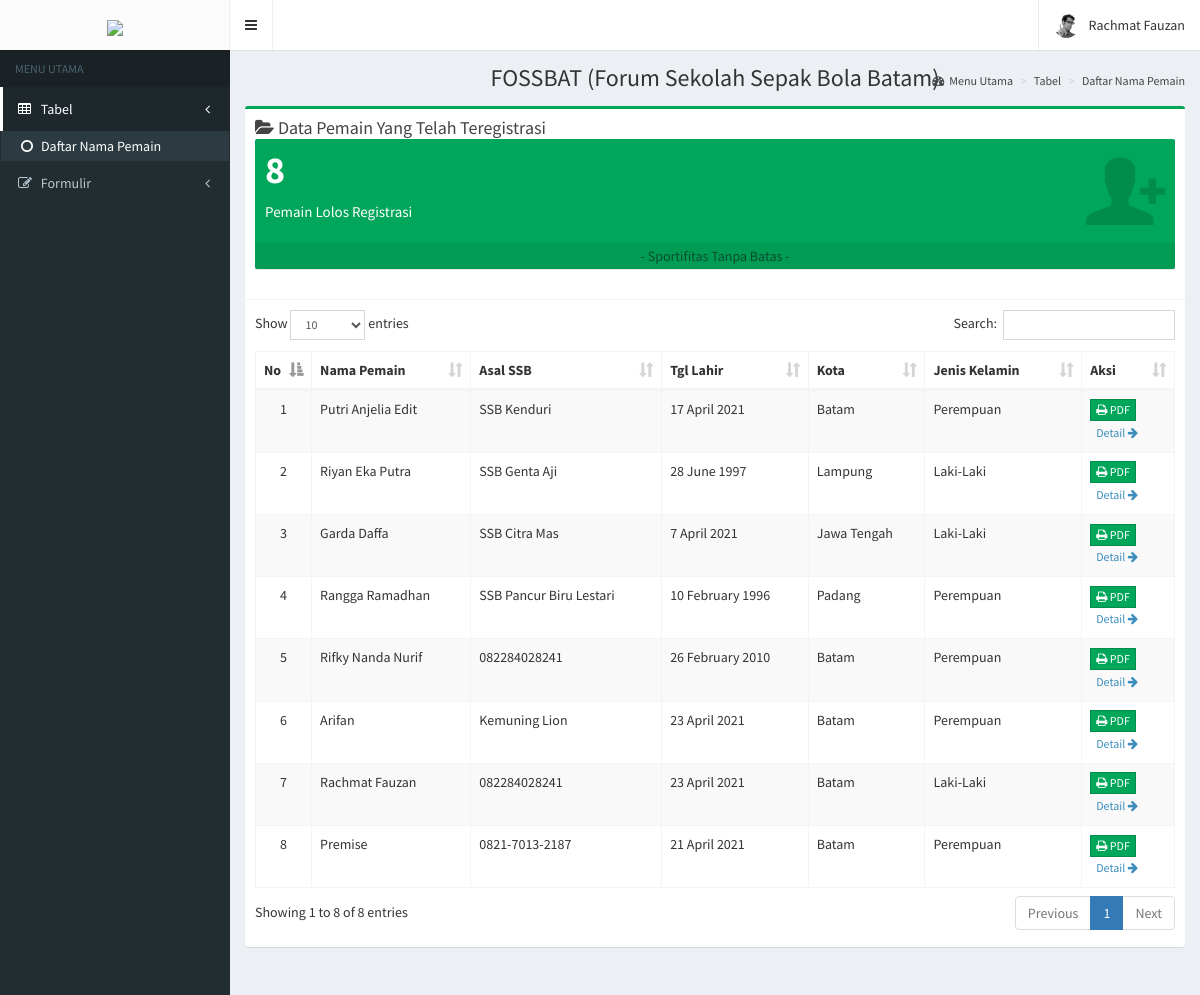
Screenshot of /admin/dashboard.php (signed in) with the database file from the repository.
### tables this page shows
CREATE TABLE `dt_pemain` (
  `id_pemain` int(11) NOT NULL,
  `nama_pemain` varchar(100) NOT NULL,
  `kota` varchar(250) NOT NULL,
  `tgl_lahir` date NOT NULL,
  `alamat` varchar(100) NOT NULL,
  `ssb_now` varchar(50) NOT NULL,
  `ayah` varchar(50) NOT NULL,
  `ibu` varchar(50) NOT NULL,
  `telphone` varchar(20) NOT NULL,
  `gambar` varchar(100) NOT NULL,
  `bb` varchar(15) NOT NULL,
  `tb` varchar(15) NOT NULL,
  `adm` varchar(100) NOT NULL,
  `gol_darah` varchar(10) NOT NULL,
  `jk` varchar(20) NOT NULL,
  `sd` varchar(30) NOT NULL,
  `smp` varchar(30) NOT NULL,
  `rw_akademi` text NOT NULL,
  `rw_prestasi` text NOT NULL
);

### admin/dashboard.php (the view, shortened to what this page needs)
<?php
require '../config/config.php';
$query = mysqli_query($conn, "SELECT * FROM dt_pemain ORDER BY id_pemain DESC");
$jumlahPemain = mysqli_num_rows($query);
?>
<!DOCTYPE html>
<html>
<head>
  <link rel="stylesheet" href="bower_components/bootstrap/dist/css/bootstrap.min.css">
  <link rel="stylesheet" href="bower_components/font-awesome/css/font-awesome.min.css">
  <link rel="stylesheet" href="bower_components/Ionicons/css/ionicons.min.css">
  <link rel="stylesheet" href="bower_components/datatables.net-bs/css/dataTables.bootstrap.min.css">
  <link rel="stylesheet" href="dist/css/AdminLTE.min.css">
  <link rel="stylesheet" href="dist/css/skins/_all-skins.min.css">
</head>
<body class="hold-transition skin-black sidebar-mini">
  <div class="wrapper">
    <header class="main-header">
      <a href="dashboard.php" class="logo">
        <span class="logo-lg"><img src="../image/logo.png" width="40%"></span>
      </a>
      <nav class="navbar navbar-static-top">
        <a href="#" class="sidebar-toggle" data-toggle="push-menu" role="button">
        </a>
        <div class="navbar-custom-menu">
          <ul class="nav navbar-nav">
            <li class="dropdown user user-menu">
              <a href="#" class="dropdown-toggle" data-toggle="dropdown">
                <img src="dist/img/user2-160x160.jpg" class="user-image" alt="User Image">
                <span class="hidden-xs"><?= $_SESSION['data_user']['nama']; ?></span>
              </a>
            </li>
          </ul>
        </div>
      </nav>
    </header>
    <aside class="main-sidebar">
      <section class="sidebar">
        <ul class="sidebar-menu" data-widget="tree">
          <li class="header">MENU UTAMA</li>
          <li class="treeview active">
            <a href="#">
              <i class="fa fa-table"></i> <span>Tabel</span>
              <span class="pull-right-container">
                <i class="fa fa-angle-left pull-right"></i>
              </span>
            </a>
            <ul class="treeview-menu">
              <li class="active"><a href="#"><i class="fa fa-circle-o"></i>Daftar Nama Pemain</a></li>
            </ul>
          </li>
          <li class="treeview">
            <a href="#">
              <i class="fa fa-edit"></i> <span>Formulir</span>
              <span class="pull-right-container">
                <i class="fa fa-angle-left pull-right"></i>
              </span>
            </a>
          </li>
        </ul>
      </section>
    </aside>
    <div class="content-wrapper">
      <section class="content-header">
        <h1 class="text-center">FOSSBAT (Forum Sekolah Sepak Bola Batam)</h1>
        <ol class="breadcrumb">
          <li><a href="#"><i class="fa fa-dashboard"></i>Menu Utama</a></li>
          <li><a href="#">Tabel</a></li>
          <li class="active"><a href="#">Daftar Nama Pemain</a></li>
        </ol>
      </section>
      <section class="content">
        <div class="row">
          <div class="col-xs-12">
            <div class="box box-success">
              <div class="box-header with-border">
                <h3 class="box-title"><i class="fa fa-folder-open"></i> Data Pemain Yang Telah Teregistrasi</h3>
                <div class="small-box bg-green">
                  <div class="inner text-Black">
                    <h3><?= $jumlahPemain; ?></h3>
                    <p>Pemain Lolos Registrasi</p>
                  </div>
                  <div class="icon">
                    <i class="ion ion-person-add"></i>
                  </div>
                  <a href="#" class="small-box-footer text-black" style="opacity: 0.6;">- Sportifitas Tanpa Batas -</a>
                </div>
              </div>
              <div class="box-body table-responsive">
                <table id="example1" class="table table-bordered table-striped">
                  <thead>
                    <tr>
                      <th width="5%">No</th>
                      <th>Nama Pemain</th>
                      <th>Asal SSB</th>
                      <th>Tgl Lahir</th>
                      <th>Kota</th>
                      <th>Jenis Kelamin</th>
                      <th width="10%">Aksi</th>
                    </tr>
                  </thead>
                  <tbody>
                    <?php $i =1; ?>
                    <?php foreach ($query as $data) : ?>
                    <tr style="text-transform: capitalize;">
                      <td class="text-center"><?= $i; ?></td>
                      <td><?= $data['nama_pemain']; ?></td>
                      <td><?= $data['ssb_now']; ?></td>
                      <?php $date = date_create($data['tgl_lahir']); ?>
                      <td><?= date_format($date, 'j F Y') ?></td>
                      <td><?= $data['kota']; ?></td>
                      <td><?= $data['jk']; ?></td>
                      <td>
                        <a href="mpdf/printData.php?id=<?=$data['id_pemain']?>" class="btn btn-flat btn-success btn-xs"><i class="fa fa-print"></i> PDF</a>
                        <a href="detail.php?id=<?= $data['id_pemain']?>" class="btn btn-flat btn-xs">Detail <i
                            class="fa fa-arrow-right"></i></a>
                      </td>
                    </tr>
                    <?php $i++; ?>
                    <?php endforeach; ?>
                </table>
              </div>
            </div>
          </div>
        </div>
      </section>
    </div>
  </div>
</body>
</html>

### rows the page displays
dt_pemain: nama_pemain "Putri Anjelia Edit", ssb_now "SSB Kenduri", tgl_lahir "17 April 2021", kota "Batam", jk "Perempuan"
dt_pemain: nama_pemain "Riyan Eka Putra", ssb_now "SSB Genta Aji", tgl_lahir "28 June 1997", kota "Lampung", jk "Laki-Laki"
dt_pemain: nama_pemain "Garda Daffa", ssb_now "SSB Citra Mas", tgl_lahir "7 April 2021", kota "Jawa Tengah", jk "Laki-Laki"
dt_pemain: nama_pemain "Rangga Ramadhan", ssb_now "SSB Pancur Biru Lestari", tgl_lahir "10 February 1996", kota "Padang", jk "Perempuan"
dt_pemain: nama_pemain "Rifky Nanda Nurif", ssb_now "082284028241", tgl_lahir "26 February 2010", kota "Batam", jk "Perempuan"
dt_pemain: nama_pemain "Arifan", ssb_now "Kemuning Lion", tgl_lahir "23 April 2021", kota "Batam", jk "Perempuan"
dt_pemain: nama_pemain "Rachmat Fauzan", ssb_now "082284028241", tgl_lahir "23 April 2021", kota "Batam", jk "Laki-Laki"
dt_pemain: nama_pemain "Premise", ssb_now "0821-7013-2187", tgl_lahir "21 April 2021", kota "Batam", jk "Perempuan"

### other values shown
$_SESSION['data_user']['nama'] "Rachmat Fauzan"
$jumlahPemain "8"
